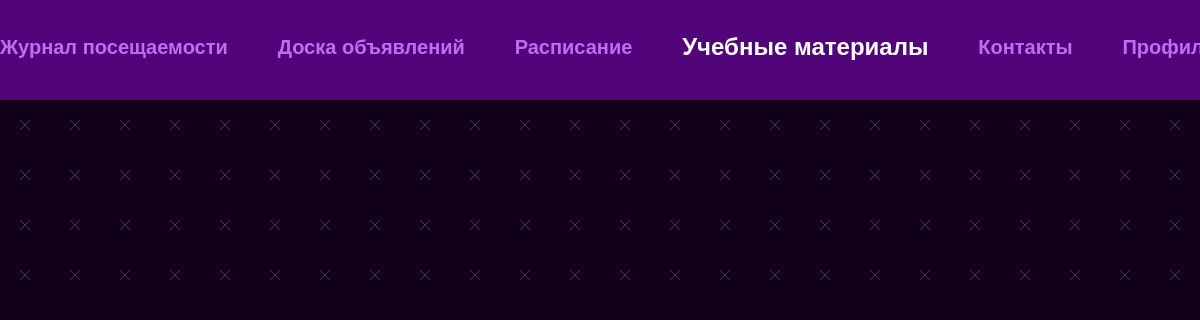
/materials (signed in), run on an earlier commit of the app's database.
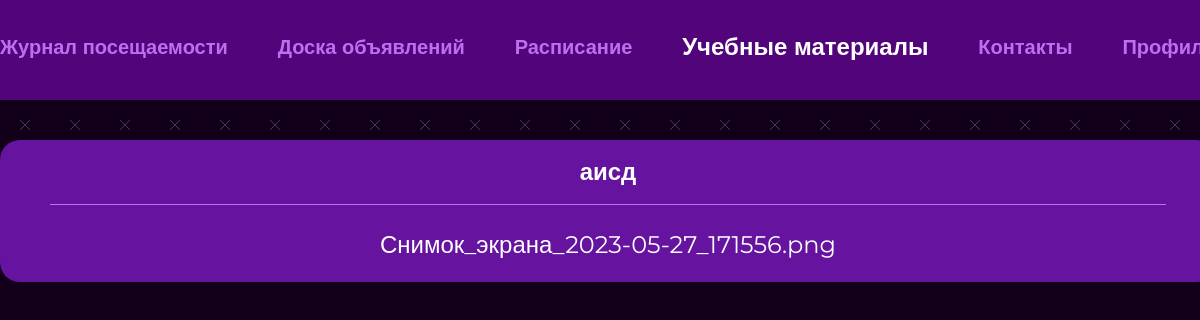
And on a later commit of the database.
### main/models.py (models this page shows, shortened)
class StudyMaterial(models.Model):
    name = models.CharField(max_length=50)
    file = models.FileField()
    room = models.ForeignKey(Room, on_delete=models.CASCADE)

### main/views.py (the view)
# urls.py: path('materials', views.materials, name='materials'),
@login_required()
def materials(request):
    if request.method == "POST":
        print("123")
    cur_student = get_student(request)
    materials = StudyMaterial.objects.filter(room=cur_student.room).order_by('-id')
    contex = {
        'materials': materials,
        'navbar': 'materials',
        'perm': get_perm(cur_student.permission)
    }
    return render(request, "main/train_material.html", context=contex)

### main/views.py (called while the page is built)
def get_student(request):
    return Student.objects.get(user=request.user)

def get_perm(permission):
    if permission == 0:
        return False
    return True

### main/templates/main/train_material.html (shortened to what this page needs)
{% extends 'main/base.html' %}
{% load static %}
{% block content %}
 <div class="container">
          <div class="train-material__container">
              {% for elem in materials %}
                <div class="train-material__cell">
                  <h4 class="train-material__title">
                    {{ elem.name }}
                  </h4>
                  <a class="train-material__link" href="materials/{{ elem.id }}">{{ elem.file }}</a>
                </div>
            {% endfor %}
          </div>
 </div>
{% endblock content %}

What changed in the data, as far as the page shows it:
added StudyMaterial: name "аисд", file "Снимок_экрана_2023-05-27_171556.png"
